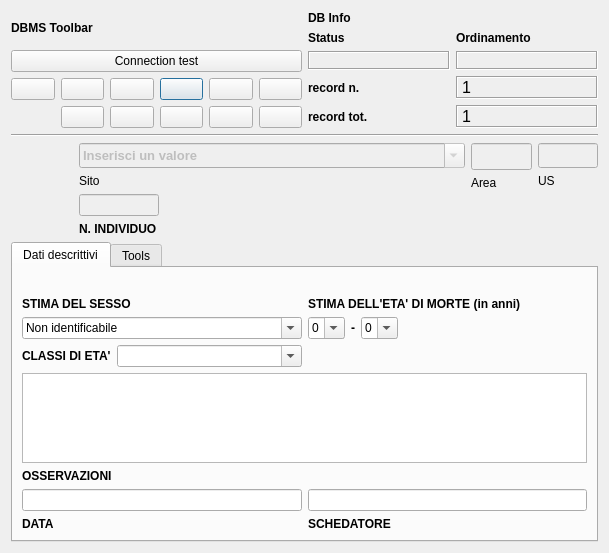
<?xml version="1.0" encoding="UTF-8"?>
<ui version="4.0">
 <class>DialogInd</class>
 <widget class="QDialog" name="DialogInd">
  <property name="geometry">
   <rect>
    <x>0</x>
    <y>0</y>
    <width>609</width>
    <height>553</height>
   </rect>
  </property>
  <property name="minimumSize">
   <size>
    <width>540</width>
    <height>400</height>
   </size>
  </property>
  <property name="windowTitle">
   <string>pyArchInit Gestione Scavi - Scheda Individuo</string>
  </property>
  <property name="windowIcon">
   <iconset resource="resources.qrc">
    <normaloff>:/icons/iconPAI.png</normaloff>:/images/iconPAI.png</iconset>
  </property>
  <layout class="QGridLayout" name="gridLayout_6">
   <item row="0" column="0" colspan="5">
    <layout class="QGridLayout" name="gridLayout_2">
     <item row="0" column="0">
      <widget class="QLabel" name="label_29">
       <property name="font">
        <font>
         <weight>75</weight>
         <bold>true</bold>
        </font>
       </property>
       <property name="text">
        <string>DBMS Toolbar</string>
       </property>
      </widget>
     </item>
     <item row="0" column="1" rowspan="3">
      <layout class="QGridLayout" name="gridLayout_5">
       <item row="0" column="0">
        <widget class="QLabel" name="label_42">
         <property name="font">
          <font>
           <weight>75</weight>
           <bold>true</bold>
          </font>
         </property>
         <property name="autoFillBackground">
          <bool>true</bool>
         </property>
         <property name="text">
          <string>DB Info</string>
         </property>
        </widget>
       </item>
       <item row="1" column="0">
        <layout class="QGridLayout" name="gridLayout_4">
         <item row="0" column="1">
          <widget class="QLabel" name="label_43">
           <property name="font">
            <font>
             <pointsize>9</pointsize>
             <weight>75</weight>
             <bold>true</bold>
            </font>
           </property>
           <property name="text">
            <string>Ordinamento</string>
           </property>
           <property name="margin">
            <number>0</number>
           </property>
          </widget>
         </item>
         <item row="1" column="0">
          <widget class="QLabel" name="label_status">
           <property name="minimumSize">
            <size>
             <width>40</width>
             <height>0</height>
            </size>
           </property>
           <property name="font">
            <font>
             <pointsize>10</pointsize>
             <weight>75</weight>
             <bold>true</bold>
            </font>
           </property>
           <property name="cursor">
            <cursorShape>ForbiddenCursor</cursorShape>
           </property>
           <property name="mouseTracking">
            <bool>false</bool>
           </property>
           <property name="contextMenuPolicy">
            <enum>Qt::DefaultContextMenu</enum>
           </property>
           <property name="frameShape">
            <enum>QFrame::Box</enum>
           </property>
           <property name="frameShadow">
            <enum>QFrame::Sunken</enum>
           </property>
           <property name="text">
            <string/>
           </property>
           <property name="alignment">
            <set>Qt::AlignCenter</set>
           </property>
           <property name="margin">
            <number>0</number>
           </property>
          </widget>
         </item>
         <item row="1" column="1">
          <widget class="QLabel" name="label_sort">
           <property name="font">
            <font>
             <pointsize>10</pointsize>
             <weight>75</weight>
             <bold>true</bold>
            </font>
           </property>
           <property name="cursor">
            <cursorShape>ForbiddenCursor</cursorShape>
           </property>
           <property name="mouseTracking">
            <bool>false</bool>
           </property>
           <property name="contextMenuPolicy">
            <enum>Qt::DefaultContextMenu</enum>
           </property>
           <property name="frameShape">
            <enum>QFrame::Box</enum>
           </property>
           <property name="frameShadow">
            <enum>QFrame::Sunken</enum>
           </property>
           <property name="text">
            <string/>
           </property>
           <property name="alignment">
            <set>Qt::AlignCenter</set>
           </property>
           <property name="margin">
            <number>0</number>
           </property>
          </widget>
         </item>
         <item row="0" column="0">
          <widget class="QLabel" name="label_34">
           <property name="font">
            <font>
             <pointsize>9</pointsize>
             <weight>75</weight>
             <bold>true</bold>
            </font>
           </property>
           <property name="text">
            <string>Status</string>
           </property>
           <property name="margin">
            <number>0</number>
           </property>
          </widget>
         </item>
        </layout>
       </item>
       <item row="2" column="0">
        <layout class="QGridLayout" name="gridLayout_3">
         <item row="0" column="0">
          <widget class="QLabel" name="label_27">
           <property name="font">
            <font>
             <pointsize>9</pointsize>
             <weight>75</weight>
             <bold>true</bold>
            </font>
           </property>
           <property name="text">
            <string>record n.</string>
           </property>
           <property name="margin">
            <number>0</number>
           </property>
          </widget>
         </item>
         <item row="0" column="1">
          <widget class="QLabel" name="label_rec_corrente">
           <property name="font">
            <font>
             <family>Microsoft Sans Serif</family>
             <pointsize>12</pointsize>
            </font>
           </property>
           <property name="cursor">
            <cursorShape>ForbiddenCursor</cursorShape>
           </property>
           <property name="mouseTracking">
            <bool>false</bool>
           </property>
           <property name="contextMenuPolicy">
            <enum>Qt::DefaultContextMenu</enum>
           </property>
           <property name="frameShape">
            <enum>QFrame::Box</enum>
           </property>
           <property name="frameShadow">
            <enum>QFrame::Sunken</enum>
           </property>
           <property name="text">
            <string>1</string>
           </property>
          </widget>
         </item>
         <item row="1" column="0">
          <widget class="QLabel" name="label_28">
           <property name="font">
            <font>
             <pointsize>9</pointsize>
             <weight>75</weight>
             <bold>true</bold>
            </font>
           </property>
           <property name="text">
            <string>record tot.</string>
           </property>
           <property name="margin">
            <number>0</number>
           </property>
          </widget>
         </item>
         <item row="1" column="1">
          <widget class="QLabel" name="label_rec_tot">
           <property name="font">
            <font>
             <family>Microsoft Sans Serif</family>
             <pointsize>12</pointsize>
            </font>
           </property>
           <property name="cursor">
            <cursorShape>ForbiddenCursor</cursorShape>
           </property>
           <property name="mouseTracking">
            <bool>false</bool>
           </property>
           <property name="contextMenuPolicy">
            <enum>Qt::DefaultContextMenu</enum>
           </property>
           <property name="frameShape">
            <enum>QFrame::Box</enum>
           </property>
           <property name="frameShadow">
            <enum>QFrame::Sunken</enum>
           </property>
           <property name="text">
            <string>1</string>
           </property>
          </widget>
         </item>
        </layout>
       </item>
      </layout>
     </item>
     <item row="2" column="0">
      <layout class="QGridLayout" name="gridLayout">
       <item row="0" column="5">
        <widget class="QPushButton" name="pushButton_last_rec">
         <property name="toolTip">
          <string>Last rec</string>
         </property>
         <property name="text">
          <string/>
         </property>
         <property name="icon">
          <iconset resource="resources.qrc">
           <normaloff>:/icons/7_rightArrows.png</normaloff>:/images/7_rightArrows.png</iconset>
         </property>
        </widget>
       </item>
       <item row="0" column="6">
        <widget class="QPushButton" name="pushButton_new_rec">
         <property name="font">
          <font>
           <pointsize>9</pointsize>
          </font>
         </property>
         <property name="toolTip">
          <string>New record</string>
         </property>
         <property name="text">
          <string/>
         </property>
         <property name="icon">
          <iconset resource="resources.qrc">
           <normaloff>:/icons/newrec.png</normaloff>:/images/newrec.png</iconset>
         </property>
        </widget>
       </item>
       <item row="0" column="7">
        <widget class="QPushButton" name="pushButton_save">
         <property name="font">
          <font>
           <pointsize>9</pointsize>
          </font>
         </property>
         <property name="toolTip">
          <string>Save</string>
         </property>
         <property name="text">
          <string/>
         </property>
         <property name="icon">
          <iconset resource="resources.qrc">
           <normaloff>:/icons/b_save.png</normaloff>:/images/b_save.png</iconset>
         </property>
         <property name="autoDefault">
          <bool>false</bool>
         </property>
        </widget>
       </item>
       <item row="1" column="4">
        <widget class="QPushButton" name="pushButton_new_search">
         <property name="font">
          <font>
           <pointsize>9</pointsize>
          </font>
         </property>
         <property name="toolTip">
          <string>new search</string>
         </property>
         <property name="text">
          <string/>
         </property>
         <property name="icon">
          <iconset resource="resources.qrc">
           <normaloff>:/icons/new_search.png</normaloff>:/images/new_search.png</iconset>
         </property>
        </widget>
       </item>
       <item row="1" column="5">
        <widget class="QPushButton" name="pushButton_search_go">
         <property name="font">
          <font>
           <pointsize>9</pointsize>
          </font>
         </property>
         <property name="toolTip">
          <string>search !!!</string>
         </property>
         <property name="text">
          <string/>
         </property>
         <property name="icon">
          <iconset resource="resources.qrc">
           <normaloff>:/icons/search.png</normaloff>:/images/search.png</iconset>
         </property>
        </widget>
       </item>
       <item row="1" column="6">
        <widget class="QPushButton" name="pushButton_sort">
         <property name="font">
          <font>
           <pointsize>9</pointsize>
          </font>
         </property>
         <property name="toolTip">
          <string>Order by</string>
         </property>
         <property name="text">
          <string/>
         </property>
         <property name="icon">
          <iconset resource="resources.qrc">
           <normaloff>:/icons/sort.png</normaloff>:/images/sort.png</iconset>
         </property>
        </widget>
       </item>
       <item row="1" column="7">
        <widget class="QPushButton" name="pushButton_view_all">
         <property name="font">
          <font>
           <pointsize>9</pointsize>
          </font>
         </property>
         <property name="toolTip">
          <string>View alls records</string>
         </property>
         <property name="text">
          <string/>
         </property>
         <property name="icon">
          <iconset resource="resources.qrc">
           <normaloff>:/icons/view_all.png</normaloff>:/images/view_all.png</iconset>
         </property>
        </widget>
       </item>
       <item row="0" column="4">
        <widget class="QPushButton" name="pushButton_next_rec">
         <property name="toolTip">
          <string>Next rec</string>
         </property>
         <property name="text">
          <string/>
         </property>
         <property name="icon">
          <iconset resource="resources.qrc">
           <normaloff>:/icons/6_rightArrow.png</normaloff>:/images/6_rightArrow.png</iconset>
         </property>
        </widget>
       </item>
       <item row="0" column="3">
        <widget class="QPushButton" name="pushButton_prev_rec">
         <property name="maximumSize">
          <size>
           <width>75</width>
           <height>16777215</height>
          </size>
         </property>
         <property name="toolTip">
          <string>Prev rec</string>
         </property>
         <property name="text">
          <string/>
         </property>
         <property name="icon">
          <iconset resource="resources.qrc">
           <normaloff>:/icons/4_leftArrow.png</normaloff>:/images/4_leftArrow.png</iconset>
         </property>
        </widget>
       </item>
       <item row="0" column="2">
        <widget class="QPushButton" name="pushButton_first_rec">
         <property name="toolTip">
          <string>First rec</string>
         </property>
         <property name="text">
          <string/>
         </property>
         <property name="icon">
          <iconset resource="resources.qrc">
           <normaloff>:/icons/5_leftArrows.png</normaloff>:/images/5_leftArrows.png</iconset>
         </property>
        </widget>
       </item>
       <item row="1" column="3">
        <widget class="QPushButton" name="pushButton_delete">
         <property name="maximumSize">
          <size>
           <width>75</width>
           <height>16777215</height>
          </size>
         </property>
         <property name="font">
          <font>
           <pointsize>9</pointsize>
          </font>
         </property>
         <property name="toolTip">
          <string>Delete record</string>
         </property>
         <property name="text">
          <string/>
         </property>
         <property name="icon">
          <iconset resource="resources.qrc">
           <normaloff>:/icons/delete.png</normaloff>:/images/delete.png</iconset>
         </property>
        </widget>
       </item>
      </layout>
     </item>
     <item row="1" column="0">
      <widget class="QPushButton" name="pushButton_connect">
       <property name="text">
        <string>Connection test</string>
       </property>
      </widget>
     </item>
    </layout>
   </item>
   <item row="1" column="0" colspan="5">
    <widget class="Line" name="line_8">
     <property name="font">
      <font>
       <weight>75</weight>
       <bold>true</bold>
      </font>
     </property>
     <property name="orientation">
      <enum>Qt::Horizontal</enum>
     </property>
    </widget>
   </item>
   <item row="3" column="1" colspan="3">
    <layout class="QVBoxLayout" name="verticalLayout_7">
     <item>
      <widget class="QComboBox" name="comboBox_sito">
       <property name="enabled">
        <bool>false</bool>
       </property>
       <property name="minimumSize">
        <size>
         <width>341</width>
         <height>25</height>
        </size>
       </property>
       <property name="font">
        <font>
         <pointsize>10</pointsize>
         <weight>75</weight>
         <bold>true</bold>
        </font>
       </property>
       <property name="mouseTracking">
        <bool>true</bool>
       </property>
       <property name="editable">
        <bool>true</bool>
       </property>
       <property name="maxVisibleItems">
        <number>99999</number>
       </property>
       <property name="maxCount">
        <number>2147483647</number>
       </property>
       <item>
        <property name="text">
         <string>Inserisci un valore</string>
        </property>
       </item>
      </widget>
     </item>
     <item>
      <widget class="QLabel" name="label">
       <property name="text">
        <string>Sito </string>
       </property>
      </widget>
     </item>
     <item>
      <widget class="QLineEdit" name="lineEdit_individuo">
       <property name="enabled">
        <bool>false</bool>
       </property>
       <property name="maximumSize">
        <size>
         <width>80</width>
         <height>16777215</height>
        </size>
       </property>
      </widget>
     </item>
     <item>
      <widget class="QLabel" name="label_19">
       <property name="font">
        <font>
         <weight>75</weight>
         <bold>true</bold>
        </font>
       </property>
       <property name="text">
        <string>N. INDIVIDUO</string>
       </property>
      </widget>
     </item>
    </layout>
   </item>
   <item row="4" column="1" colspan="3">
    <spacer name="horizontalSpacer">
     <property name="orientation">
      <enum>Qt::Horizontal</enum>
     </property>
     <property name="sizeHint" stdset="0">
      <size>
       <width>1000</width>
       <height>0</height>
      </size>
     </property>
    </spacer>
   </item>
   <item row="5" column="0" colspan="5">
    <widget class="QTabWidget" name="tabWidget">
     <property name="enabled">
      <bool>true</bool>
     </property>
     <property name="cursor">
      <cursorShape>ArrowCursor</cursorShape>
     </property>
     <property name="mouseTracking">
      <bool>false</bool>
     </property>
     <property name="toolTip">
      <string>Grado/importanza</string>
     </property>
     <property name="currentIndex">
      <number>0</number>
     </property>
     <widget class="QWidget" name="tab_7">
      <attribute name="title">
       <string>Dati descrittivi</string>
      </attribute>
      <layout class="QGridLayout" name="gridLayout_7">
       <item row="1" column="0">
        <widget class="QLabel" name="label_21">
         <property name="font">
          <font>
           <weight>75</weight>
           <bold>true</bold>
          </font>
         </property>
         <property name="text">
          <string/>
         </property>
        </widget>
       </item>
       <item row="2" column="0">
        <layout class="QVBoxLayout" name="verticalLayout_4">
         <item>
          <widget class="QLabel" name="label_20">
           <property name="font">
            <font>
             <weight>75</weight>
             <bold>true</bold>
            </font>
           </property>
           <property name="text">
            <string>STIMA DEL SESSO</string>
           </property>
          </widget>
         </item>
         <item>
          <widget class="QComboBox" name="comboBox_sesso">
           <property name="editable">
            <bool>true</bool>
           </property>
           <item>
            <property name="text">
             <string>Non identificabile</string>
            </property>
           </item>
           <item>
            <property name="text">
             <string>Maschio</string>
            </property>
           </item>
           <item>
            <property name="text">
             <string>Femmina</string>
            </property>
           </item>
           <item>
            <property name="text">
             <string>Indeterminato</string>
            </property>
           </item>
          </widget>
         </item>
        </layout>
       </item>
       <item row="2" column="1">
        <layout class="QVBoxLayout" name="verticalLayout_3">
         <item>
          <widget class="QLabel" name="label_22">
           <property name="font">
            <font>
             <weight>75</weight>
             <bold>true</bold>
            </font>
           </property>
           <property name="text">
            <string>STIMA DELL'ETA' DI MORTE (in anni)</string>
           </property>
          </widget>
         </item>
         <item>
          <layout class="QHBoxLayout" name="horizontalLayout">
           <item>
            <widget class="QComboBox" name="comboBox_eta_min">
             <property name="editable">
              <bool>true</bool>
             </property>
             <item>
              <property name="text">
               <string>0</string>
              </property>
             </item>
            </widget>
           </item>
           <item>
            <widget class="QLabel" name="label_24">
             <property name="font">
              <font>
               <weight>75</weight>
               <bold>true</bold>
              </font>
             </property>
             <property name="text">
              <string>-</string>
             </property>
            </widget>
           </item>
           <item>
            <widget class="QComboBox" name="comboBox_eta_max">
             <property name="enabled">
              <bool>true</bool>
             </property>
             <property name="editable">
              <bool>true</bool>
             </property>
             <property name="insertPolicy">
              <enum>QComboBox::InsertAtBottom</enum>
             </property>
             <item>
              <property name="text">
               <string>0</string>
              </property>
             </item>
            </widget>
           </item>
           <item>
            <spacer name="horizontalSpacer_4">
             <property name="orientation">
              <enum>Qt::Horizontal</enum>
             </property>
             <property name="sizeHint" stdset="0">
              <size>
               <width>40</width>
               <height>20</height>
              </size>
             </property>
            </spacer>
           </item>
          </layout>
         </item>
        </layout>
       </item>
       <item row="3" column="0" colspan="2">
        <layout class="QVBoxLayout" name="verticalLayout_5">
         <item>
          <layout class="QHBoxLayout" name="horizontalLayout_2">
           <item>
            <widget class="QLabel" name="label_26">
             <property name="font">
              <font>
               <weight>75</weight>
               <bold>true</bold>
              </font>
             </property>
             <property name="text">
              <string>CLASSI DI ETA'</string>
             </property>
            </widget>
           </item>
           <item>
            <widget class="QComboBox" name="comboBox_classi_eta">
             <property name="editable">
              <bool>true</bool>
             </property>
             <item>
              <property name="text">
               <string/>
              </property>
             </item>
             <item>
              <property name="text">
               <string>Adulto giovane (20-29)</string>
              </property>
             </item>
             <item>
              <property name="text">
               <string>Adulto maturo (30-50)</string>
              </property>
             </item>
             <item>
              <property name="text">
               <string>Adulto di eta' avanzata (&gt;50)</string>
              </property>
             </item>
            </widget>
           </item>
           <item>
            <spacer name="horizontalSpacer_3">
             <property name="orientation">
              <enum>Qt::Horizontal</enum>
             </property>
             <property name="sizeHint" stdset="0">
              <size>
               <width>40</width>
               <height>20</height>
              </size>
             </property>
            </spacer>
           </item>
          </layout>
         </item>
         <item>
          <widget class="QTextEdit" name="textEdit_osservazioni"/>
         </item>
         <item>
          <widget class="QLabel" name="label_23">
           <property name="font">
            <font>
             <weight>75</weight>
             <bold>true</bold>
            </font>
           </property>
           <property name="text">
            <string>OSSERVAZIONI</string>
           </property>
          </widget>
         </item>
        </layout>
       </item>
       <item row="4" column="0">
        <layout class="QVBoxLayout" name="verticalLayout">
         <item>
          <widget class="QLineEdit" name="lineEdit_data_schedatura"/>
         </item>
         <item>
          <widget class="QLabel" name="label_15">
           <property name="font">
            <font>
             <weight>75</weight>
             <bold>true</bold>
            </font>
           </property>
           <property name="text">
            <string>DATA</string>
           </property>
          </widget>
         </item>
        </layout>
       </item>
       <item row="4" column="1">
        <layout class="QVBoxLayout" name="verticalLayout_2">
         <item>
          <widget class="QLineEdit" name="lineEdit_schedatore"/>
         </item>
         <item>
          <widget class="QLabel" name="label_16">
           <property name="font">
            <font>
             <weight>75</weight>
             <bold>true</bold>
            </font>
           </property>
           <property name="text">
            <string>SCHEDATORE</string>
           </property>
          </widget>
         </item>
        </layout>
       </item>
      </layout>
     </widget>
     <widget class="QWidget" name="tab_12">
      <attribute name="title">
       <string>Tools</string>
      </attribute>
      <layout class="QGridLayout" name="gridLayout_8">
       <item row="0" column="0">
        <layout class="QVBoxLayout" name="verticalLayout_6">
         <item>
          <widget class="QLabel" name="label_68">
           <property name="font">
            <font>
             <weight>75</weight>
             <bold>true</bold>
            </font>
           </property>
           <property name="text">
            <string>Toolbar</string>
           </property>
          </widget>
         </item>
         <item>
          <layout class="QHBoxLayout" name="horizontalLayout_13">
           <item>
            <widget class="QLabel" name="label_71">
             <property name="font">
              <font>
               <weight>75</weight>
               <bold>true</bold>
              </font>
             </property>
             <property name="text">
              <string>Visualizzazione GIS</string>
             </property>
            </widget>
           </item>
           <item>
            <widget class="QToolButton" name="toolButtonGis">
             <property name="minimumSize">
              <size>
               <width>109</width>
               <height>0</height>
              </size>
             </property>
             <property name="toolTip">
              <string/>
             </property>
             <property name="text">
              <string/>
             </property>
             <property name="icon">
              <iconset resource="resources.qrc">
               <normaloff>:/icons/GIS.png</normaloff>:/images/GIS.png</iconset>
             </property>
             <property name="shortcut">
              <string>Ctrl+G</string>
             </property>
             <property name="checkable">
              <bool>true</bool>
             </property>
             <property name="checked">
              <bool>false</bool>
             </property>
             <property name="toolButtonStyle">
              <enum>Qt::ToolButtonTextOnly</enum>
             </property>
             <property name="arrowType">
              <enum>Qt::NoArrow</enum>
             </property>
            </widget>
           </item>
           <item>
            <spacer name="horizontalSpacer_7">
             <property name="orientation">
              <enum>Qt::Horizontal</enum>
             </property>
             <property name="sizeHint" stdset="0">
              <size>
               <width>40</width>
               <height>20</height>
              </size>
             </property>
            </spacer>
           </item>
          </layout>
         </item>
         <item>
          <layout class="QHBoxLayout" name="horizontalLayout_14">
           <item>
            <widget class="QLabel" name="label_72">
             <property name="font">
              <font>
               <weight>75</weight>
               <bold>true</bold>
              </font>
             </property>
             <property name="text">
              <string>Attivazione Preview pianta US</string>
             </property>
            </widget>
           </item>
           <item>
            <widget class="QToolButton" name="toolButtonPreview">
             <property name="enabled">
              <bool>false</bool>
             </property>
             <property name="toolTip">
              <string/>
             </property>
             <property name="text">
              <string>Preview pianta US</string>
             </property>
             <property name="icon">
              <iconset resource="resources.qrc">
               <normaloff>:/icons/GIS.png</normaloff>:/images/GIS.png</iconset>
             </property>
             <property name="shortcut">
              <string>Ctrl+G</string>
             </property>
             <property name="checkable">
              <bool>true</bool>
             </property>
             <property name="checked">
              <bool>false</bool>
             </property>
             <property name="toolButtonStyle">
              <enum>Qt::ToolButtonTextOnly</enum>
             </property>
             <property name="arrowType">
              <enum>Qt::NoArrow</enum>
             </property>
            </widget>
           </item>
           <item>
            <widget class="QToolButton" name="toolButtonPan">
             <property name="enabled">
              <bool>false</bool>
             </property>
             <property name="minimumSize">
              <size>
               <width>109</width>
               <height>0</height>
              </size>
             </property>
             <property name="toolTip">
              <string>Pan tool</string>
             </property>
             <property name="text">
              <string/>
             </property>
             <property name="icon">
              <iconset resource="resources.qrc">
               <normaloff>:/icons/mActionPan.png</normaloff>:/images/mActionPan.png</iconset>
             </property>
             <property name="shortcut">
              <string>Ctrl+G</string>
             </property>
             <property name="checkable">
              <bool>true</bool>
             </property>
             <property name="checked">
              <bool>false</bool>
             </property>
             <property name="toolButtonStyle">
              <enum>Qt::ToolButtonTextOnly</enum>
             </property>
             <property name="arrowType">
              <enum>Qt::NoArrow</enum>
             </property>
            </widget>
           </item>
           <item>
            <spacer name="horizontalSpacer_17">
             <property name="orientation">
              <enum>Qt::Horizontal</enum>
             </property>
             <property name="sizeHint" stdset="0">
              <size>
               <width>40</width>
               <height>20</height>
              </size>
             </property>
            </spacer>
           </item>
          </layout>
         </item>
         <item>
          <layout class="QHBoxLayout" name="horizontalLayout_16">
           <item>
            <widget class="QLabel" name="label_74">
             <property name="font">
              <font>
               <weight>75</weight>
               <bold>true</bold>
              </font>
             </property>
             <property name="text">
              <string>Esportain formato PDF</string>
             </property>
            </widget>
           </item>
           <item>
            <widget class="QPushButton" name="pushButton_pdf_exp">
             <property name="enabled">
              <bool>true</bool>
             </property>
             <property name="font">
              <font>
               <pointsize>9</pointsize>
              </font>
             </property>
             <property name="toolTip">
              <string>Export PDF</string>
             </property>
             <property name="text">
              <string>Singole schede</string>
             </property>
             <property name="icon">
              <iconset resource="resources.qrc">
               <normaloff>:/icons/sheet.png</normaloff>:/images/sheet.png</iconset>
             </property>
            </widget>
           </item>
           <item>
            <widget class="QPushButton" name="pushButton_exp_index_ind">
             <property name="enabled">
              <bool>true</bool>
             </property>
             <property name="font">
              <font>
               <pointsize>9</pointsize>
              </font>
             </property>
             <property name="text">
              <string>Elenco Individui</string>
             </property>
             <property name="icon">
              <iconset resource="resources.qrc">
               <normaloff>:/icons/sheet.png</normaloff>:/images/sheet.png</iconset>
             </property>
            </widget>
           </item>
           <item>
            <spacer name="horizontalSpacer_19">
             <property name="orientation">
              <enum>Qt::Horizontal</enum>
             </property>
             <property name="sizeHint" stdset="0">
              <size>
               <width>40</width>
               <height>20</height>
              </size>
             </property>
            </spacer>
           </item>
          </layout>
         </item>
         <item>
          <layout class="QHBoxLayout" name="horizontalLayout_17">
           <item>
            <widget class="QLabel" name="label_75">
             <property name="font">
              <font>
               <weight>75</weight>
               <bold>true</bold>
              </font>
             </property>
             <property name="text">
              <string>Mostra immagini</string>
             </property>
            </widget>
           </item>
           <item>
            <widget class="QToolButton" name="toolButtonPreviewMedia">
             <property name="enabled">
              <bool>false</bool>
             </property>
             <property name="minimumSize">
              <size>
               <width>109</width>
               <height>0</height>
              </size>
             </property>
             <property name="text">
              <string>Mostra immagini</string>
             </property>
             <property name="icon">
              <iconset resource="resources.qrc">
               <normaloff>:/icons/photo.png</normaloff>:/images/photo.png</iconset>
             </property>
             <property name="checkable">
              <bool>true</bool>
             </property>
            </widget>
           </item>
           <item>
            <spacer name="horizontalSpacer_12">
             <property name="orientation">
              <enum>Qt::Horizontal</enum>
             </property>
             <property name="sizeHint" stdset="0">
              <size>
               <width>40</width>
               <height>20</height>
              </size>
             </property>
            </spacer>
           </item>
          </layout>
         </item>
        </layout>
       </item>
       <item row="1" column="0">
        <spacer name="verticalSpacer">
         <property name="orientation">
          <enum>Qt::Vertical</enum>
         </property>
         <property name="sizeHint" stdset="0">
          <size>
           <width>20</width>
           <height>40</height>
          </size>
         </property>
        </spacer>
       </item>
      </layout>
     </widget>
    </widget>
   </item>
   <item row="3" column="4">
    <layout class="QHBoxLayout" name="horizontalLayout_3">
     <item>
      <layout class="QVBoxLayout" name="verticalLayout_10">
       <item>
        <widget class="QLineEdit" name="lineEdit_area">
         <property name="enabled">
          <bool>false</bool>
         </property>
         <property name="minimumSize">
          <size>
           <width>61</width>
           <height>25</height>
          </size>
         </property>
         <property name="maximumSize">
          <size>
           <width>60</width>
           <height>16777215</height>
          </size>
         </property>
         <property name="font">
          <font>
           <pointsize>12</pointsize>
           <weight>75</weight>
           <bold>true</bold>
          </font>
         </property>
        </widget>
       </item>
       <item>
        <widget class="QLabel" name="label_2">
         <property name="text">
          <string>Area</string>
         </property>
        </widget>
       </item>
       <item>
        <spacer name="verticalSpacer_2">
         <property name="orientation">
          <enum>Qt::Vertical</enum>
         </property>
         <property name="sizeHint" stdset="0">
          <size>
           <width>20</width>
           <height>40</height>
          </size>
         </property>
        </spacer>
       </item>
      </layout>
     </item>
     <item>
      <layout class="QVBoxLayout" name="verticalLayout_9">
       <item>
        <widget class="QLineEdit" name="lineEdit_us">
         <property name="enabled">
          <bool>false</bool>
         </property>
         <property name="minimumSize">
          <size>
           <width>0</width>
           <height>25</height>
          </size>
         </property>
         <property name="maximumSize">
          <size>
           <width>60</width>
           <height>16777215</height>
          </size>
         </property>
        </widget>
       </item>
       <item>
        <widget class="QLabel" name="label_3">
         <property name="text">
          <string>US</string>
         </property>
        </widget>
       </item>
       <item>
        <spacer name="verticalSpacer_3">
         <property name="orientation">
          <enum>Qt::Vertical</enum>
         </property>
         <property name="sizeHint" stdset="0">
          <size>
           <width>20</width>
           <height>40</height>
          </size>
         </property>
        </spacer>
       </item>
      </layout>
     </item>
    </layout>
   </item>
  </layout>
 </widget>
 <resources>
  <include location="resources.qrc"/>
 </resources>
 <connections/>
</ui>
